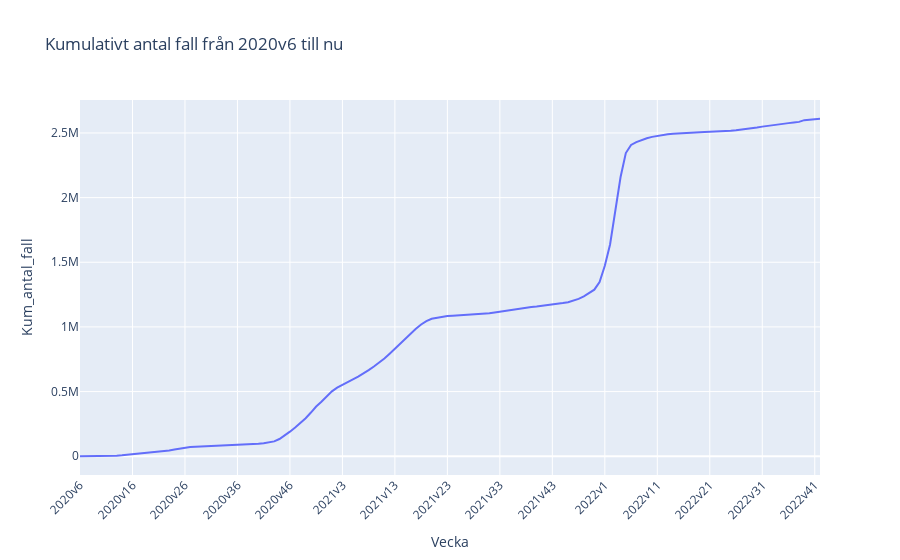

Notebook code cell kept with this figure:
### Markdown cell above
#### 1 f. Rita linjediagram av kumulativt antal fall från 2020v6 till nu.

### Code cell
px_f = plot_px_graph(
    covid_weeks,
    "Kum_antal_fall",
    "Kumulativt antal fall från 2020v6 till nu",
)

create_html_from_plotly_graph(px_f, "f")
px_f

### Figure 1 — Plotly figure (JSON) as saved in the notebook; plotly's stock layout.template omitted (floating-point values rounded to 4 significant figures; data arrays with more than 128 entries replaced by an {"elided": "..."} marker saying what was removed)
{"data": [{"hovertemplate": "Vecka=%{x}<br>Kum_antal_fall=%{y}<extra></extra>", "legendgroup": "", "line": {"color": "#636efa", "dash": "solid"}, "marker": {"symbol": "circle"}, "mode": "lines", "name": "", "orientation": "v", "showlegend": false, "type": "scatter", "x": {"elided": "142 str values"}, "xaxis": "x", "y": {"elided": "142 int values"}, "yaxis": "y"}], "layout": {"legend": {"tracegroupgap": 0}, "title": {"text": "Kumulativt antal fall från 2020v6 till nu"}, "xaxis": {"anchor": "y", "domain": [0, 1], "dtick": 10, "tickangle": -45, "tickmode": "linear", "title": {"text": "Vecka"}}, "yaxis": {"anchor": "x", "domain": [0, 1], "title": {"text": "Kum_antal_fall"}}}}
